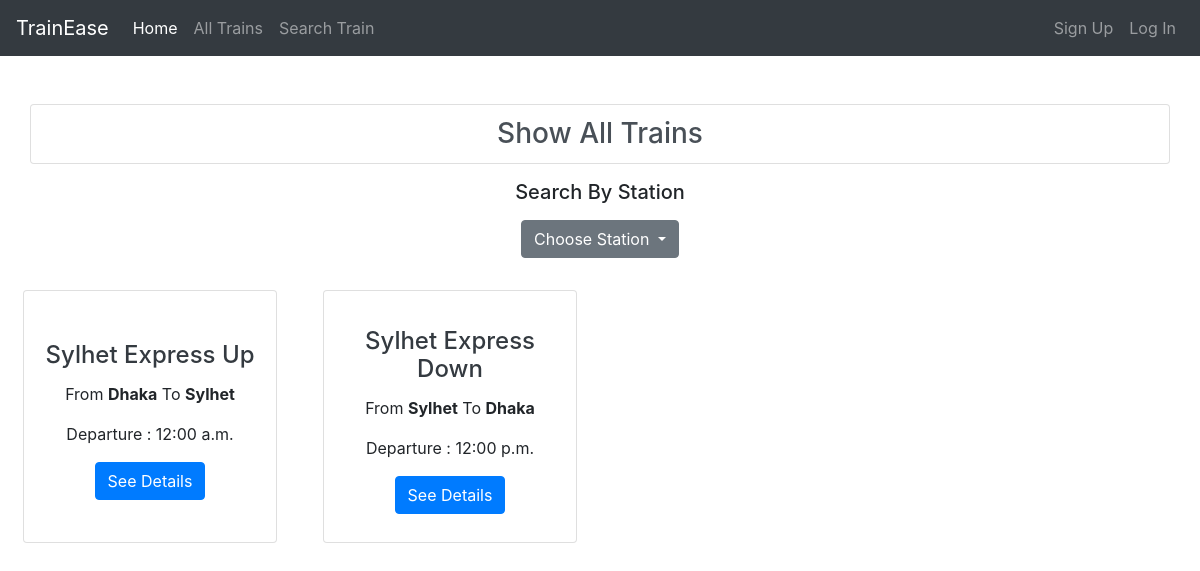
/train/category/sylhet/, run on the app's committed database.
### train/models.py (models this page shows, shortened)
class Train(models.Model):
    name = models.CharField(max_length=100)
    from_station = models.ForeignKey(Station, blank=True, null=True, on_delete=models.CASCADE,related_name='from_station')
    to_station = models.ForeignKey(Station, blank=True, null=True, on_delete=models.CASCADE,related_name='to_station')
    departure = models.TimeField()
    ticket_price = models.DecimalField(max_digits=10, decimal_places=2 , blank=True, null=True)

class Station(models.Model):
    name = models.CharField(max_length=100)
    slug = models.SlugField(unique=True, blank=True, null=True)
    def __str__(self):
        return self.name

### train/views.py (the view)
# urls.py: path('', TrainDisplay.as_view(), name='train_list'),
class TrainDisplay(ListView):
    template_name = 'train_display.html'
    context_object_name = 'trains'
    model = Train
    def get_queryset(self):
        station_slug = self.kwargs.get('station_slug')
        if station_slug:
            return Train.objects.filter(Q(to_station__slug=station_slug) | Q(from_station__slug=station_slug))
        else:
            return Train.objects.all()
    def get_context_data(self, **kwargs):
        context = super().get_context_data(**kwargs)
        context['station_list'] = Station.objects.all()
        return context

### train/templates/train_display.html (shortened to what this page needs)
{% extends "base.html" %} {% block title %} All Trains List {% endblock title %}
{% block content %}
<div class="container-fluid mt-5">
  <div class="dropdown text-center mb-4">
    <div class="col-md-12">
      <h3 class="list-group">
        <a
          href="{% url 'train_list' %}"
          class="list-group-item list-group-item-action text-center"
        >
          Show All Trains
        </a>
      </h3>
    </div>
    <h5 class="text-center my-3">Search By Station</h5>
    <button
      class="btn btn-secondary dropdown-toggle"
      type="button"
      id="dropdownMenuButton"
      data-toggle="dropdown"
      aria-haspopup="true"
      aria-expanded="false"
    >
      Choose Station
    </button>
  </div>
  <div class="row">
    <div class="col-md-12">
      <div class="row">
        {% if trains %} {% for train in trains %}
        <div class="col-sm-6 col-lg-3 col-md-4">
          <div class="card m-2 h-100">
            <div class="card-body d-flex align-items-center">
              <div class="mx-auto">
                <h4 class="card-title pt-2 text-center">
                  <a href="" class="text-decoration-none text-dark">
                    {{ train.name }}
                  </a>
                </h4>
                <p class="text-center">
                  From
                  <b>{{ train.from_station }}</b>
                  To
                  <b>{{ train.to_station }}</b>
                </p>
                <p class="text-center">
                  Departure : {{ train.departure | time:"h:i a" }}
                </p>
                <div class="text-center">
                  <a
                    class="btn btn-primary text-white text-center"
                    href="{% url 'train_details' train.id %}"
                  >
                    See Details
                  </a>
                </div>
              </div>
            </div>
          </div>
        </div>
        {% endfor %} {% else %}
        <h2 class="text-center">No Results Found</h2>
        {% endif %}
      </div>
    </div>
  </div>
</div>
{% endblock content %}

### data on the page
Train: name "Sylhet Express Up", from_station "Dhaka", to_station "Sylhet", departure "12:00 a.m."
Train: name "Sylhet Express Down", from_station "Sylhet", to_station "Dhaka", departure "12:00 p.m."
